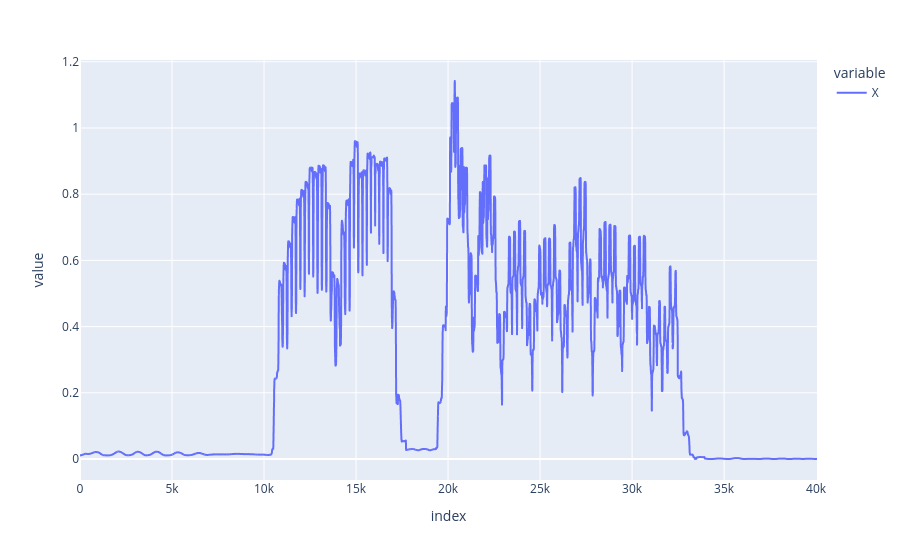

The code cell stored with this chart in its notebook:
### Code cell
def energie_moyenne(df, column : str ="X"):
    # Find the closest dip to 0 in autocorr_X (excluding the central peak)
    mid = len(autocorr_X) // 2
    # Search for local minima around the center
    search_range = autocorr_X[mid-500:mid+500]
    dip_idx = np.argmin(search_range)
    closest_dip = dip_idx - 500  # relative to center
    window_size = 10 * abs(closest_dip)
    energies = df[column].rolling(window=window_size, min_periods=1).apply(lambda x: np.mean(x**2), raw=True)
    return energies

fig = px.line(energie_moyenne(df,"X"))
fig

### Figure 1 — Plotly figure (JSON) as saved in the notebook; plotly's stock layout.template omitted (floating-point values rounded to 4 significant figures; data arrays with more than 128 entries replaced by an {"elided": "..."} marker saying what was removed)
{"data": [{"hovertemplate": "variable=X<br>index=%{x}<br>value=%{y}<extra></extra>", "legendgroup": "X", "line": {"color": "#636efa", "dash": "solid"}, "marker": {"symbol": "circle"}, "mode": "lines", "name": "X", "showlegend": true, "type": "scattergl", "x": {"elided": "40050 int values"}, "xaxis": "x", "y": {"elided": "40050 float values"}, "yaxis": "y"}], "layout": {"legend": {"title": {"text": "variable"}, "tracegroupgap": 0}, "margin": {"t": 60}, "xaxis": {"anchor": "y", "domain": [0, 1], "title": {"text": "index"}}, "yaxis": {"anchor": "x", "domain": [0, 1], "title": {"text": "value"}}}}
